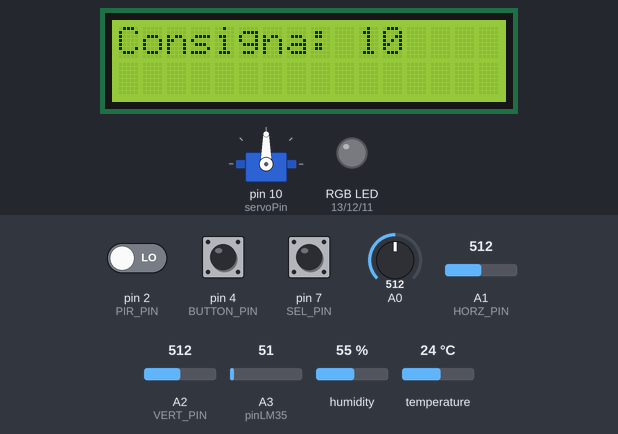
Bench run of a sketch on a simulated Arduino Uno, built with avr-gcc and run on an emulated ATmega328P. Shown: 16×2 character LCD, servo, an RGB LED mixed from three pins (HIGH = lit). The inputs (shaded band) are chosen by the test bench; at power-on: A1 (HORZ_PIN) = 512, pin 4 (BUTTON_PIN) LOW, A0 = 512, temperature 24 °C, A2 (VERT_PIN) = 512, pin 2 (PIR_PIN) LOW, pin 7 (SEL_PIN) HIGH, A3 (pinLM35) = 51, humidity 55 %. What the sketch prints to the serial monitor is not drawn.

Above: at 1.2 s.
1.3 s: A1 (HORZ_PIN) set to 40
At 2.1 s:
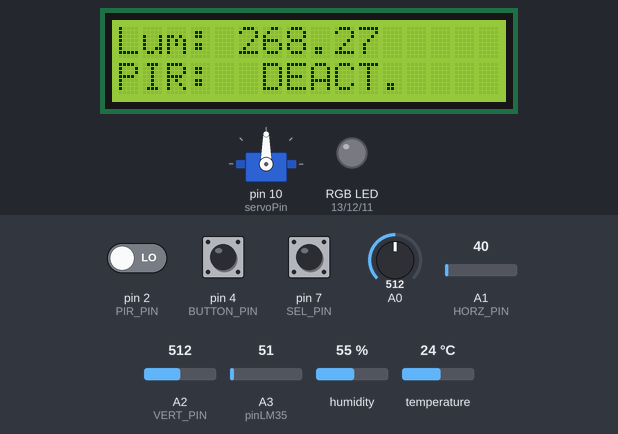
6.3 s: pin 4 (BUTTON_PIN) pulled HIGH for 0.65 s
At 7.4 s:
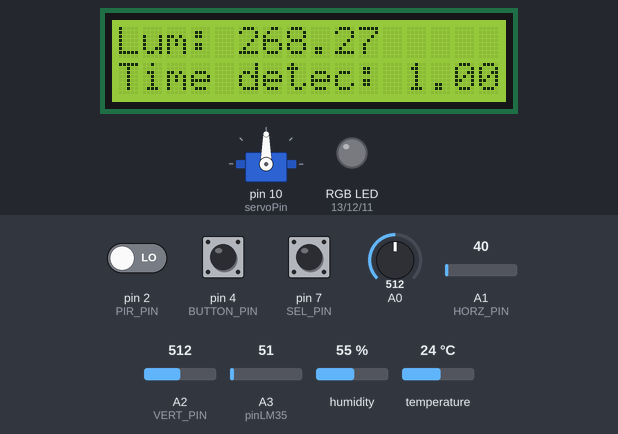
11.7 s: A0 set to 930
At 12.7 s:
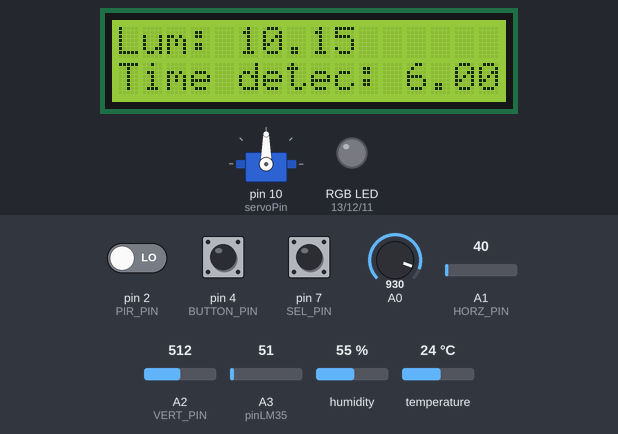
13.8 s: A0 set to 944
At 14.3 s:
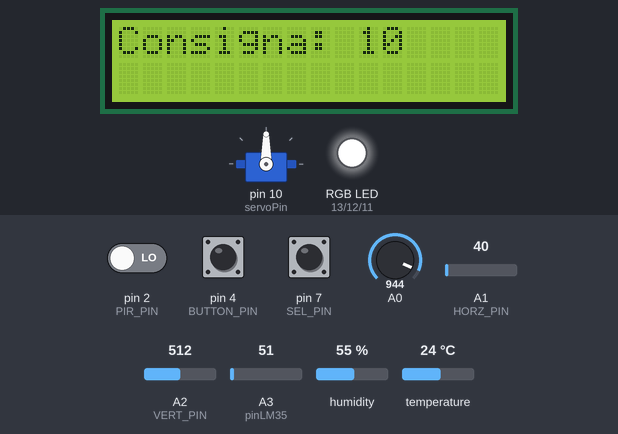
17.0 s: temperature set to 26 °C
At 17.4 s:
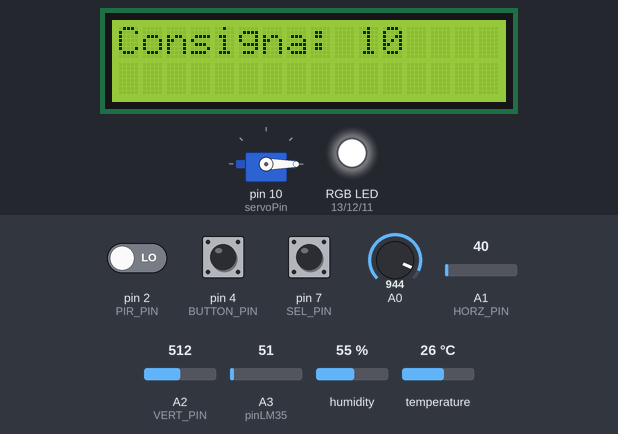
20.2 s: A2 (VERT_PIN) set to 209
21.7 s: A2 (VERT_PIN) set to 182
At 26.1 s:
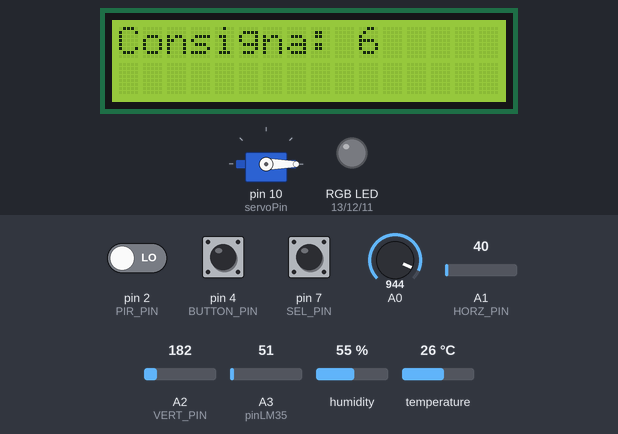
Timing chart, 0 to 27.6 s (numbered marks = the images above; inputs shaded):
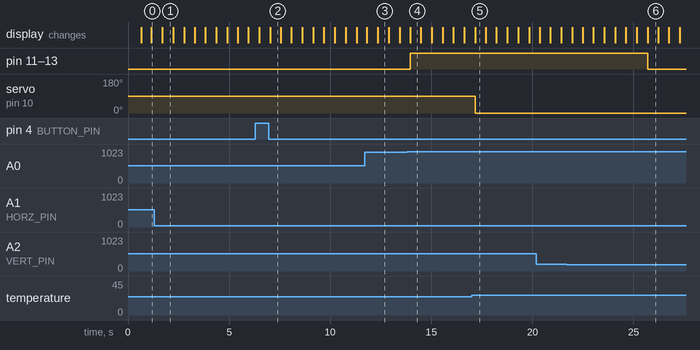

Measured:
- the behaviour switches between 936 and 937 on A0 (found by bisection; images 3 and 4)
- the behaviour switches between 24 and 25 °C on temperature (found by bisection; images 4 and 5)
- the behaviour switches between 201 and 200 on A2 (VERT_PIN) (found by bisection; images 5 and 6)
- after the input at 1.3 s, the display: changes after 0.40 s (image 1)
- after the input at 6.3 s, the display: first differs from a run without the input after 0.73 s (image 2)
- after the input at 13.8 s, pin 11 (PIN_B), pin 12 (PIN_G), pin 13 (PIN_R): LOW → HIGH after 0.15 s
- after the input at 17.0 s, servo on pin 10 (servoPin): 90° → 0° after 0.17 s
- after the input at 21.7 s, pin 11 (PIN_B), pin 12 (PIN_G), pin 13 (PIN_R): HIGH → LOW after 4.0 s

The sketch:

practica2.ino
```cpp
#include <DHT.h>
#include <Wire.h>
#include <LiquidCrystal_I2C.h>
#include <Servo.h>
// Definición de constantes
// Pin y tipo del sensor DHT
#define DHTPIN 3
#define DHTTYPE DHT11
// Pin del Joystick
#define HORZ_PIN A1
#define VERT_PIN A2
#define SEL_PIN 7
// Pines del LED RGB
#define PIN_R 13
#define PIN_G 12
#define PIN_B 11
// Pin del sensor PIR
#define PIR_PIN 2
// Pin del boton
#define BUTTON_PIN 4
// Características del LDR
#define GAMMA 0.7f
#define RL10 50
// Umbrales de temperatura, humedad y luminosidad
#define TMP_MIN 25
#define TMP_MAX 28
#define HUM_MIN 30
#define HUM_MAX 50
#define LUX_MIN 30
#define LUX_MAX 200
//Pin del servo
#define servoPin 10
// Objeto del servo
Servo servo;
// variables para controlar el estado del sensor PIR
int pirState = LOW;
int motion = 0;
int pirEnabled = LOW;
// Variables para controlar la cuenta desde la última detección
float lastDetectionTime = 0;
float lastEnabledTime = 0;
//variables para el sensor de temperatura externo
float tempC=0; // Variable para almacenar el valor obtenido del sensor (0 a 1023)
int pinLM35 = 3; // Variable del pin de entrada del sensor (A0)
// Valor inicial del botón
int oldButtonValue = LOW;

// Menu inicial
int menu = 0;

// Consigna de temperatura
int consigna = 10;
//consigna luz
int consignaluz=10;
// Histeresis para abrir y cerrar la trampilla
const float histHisteresis = 1.0; // Histéresis para evitar oscilaciones rápidas
// Histeresis para iluminosidad
const float lumHisteresis = 1.0; // Histéresis para evitar oscilaciones rápidas
// Valor inicial del botón del joystick
int oldSelValue = LOW;
bool menuConsigna = false;

// Variables de control del rango de temperatura,
// humedad y luminosidad
bool isTemperatureOutOfRange = false;
bool isHumidityOutOfRange = false;
bool isLuxOutOfRange = false;

// Configuración del sesnor y LCD
DHT dht(DHTPIN, DHTTYPE);
LiquidCrystal_I2C lcd(0x27, 16, 2);


void setup() {
  // Inicialización del puerto serie
  Serial.begin(9600);

  // Inicialización del sensor DHT
  dht.begin();

  // Inicialización del LCD
  lcd.init();
  lcd.backlight();

  // Inicialización del servo
  servo.attach(servoPin);
  // Configuración de los pines como entrada o salida según corresponda
  pinMode(PIN_R, OUTPUT);
  pinMode(PIN_G, OUTPUT);
  pinMode(PIN_B, OUTPUT);
  pinMode(PIR_PIN, INPUT);
  pinMode(HORZ_PIN, INPUT);
  pinMode(VERT_PIN, INPUT);
  pinMode(SEL_PIN, INPUT_PULLUP);
  pinMode(BUTTON_PIN, INPUT);
}

void loop() {
  // Bloque del botón
  // Se lee el valor del botón y. si este ha cambiado con respecto
  // al valor anterior y ahora está en alto (no pulsado), se considera
  // que ha finalizado la pulsación.
  // Lectura del segundo sensor de temperatura
  tempC = analogRead(pinLM35);
  tempC = (5.0 * tempC * 100.0)/1024.0;
  //Serial.println(tempC);

  int newButtonValue = digitalRead(BUTTON_PIN);
  if (newButtonValue != oldButtonValue) {
    if (newButtonValue == HIGH) {
      pirEnabled = !pirEnabled; // Toggle del sensor PIR
      if (pirEnabled) {
        Serial.println("PIR enabled");
        lastEnabledTime = millis() / 1000; // guardamos el tiempo de activación
      } else {
        Serial.println("PIR disabled");
        lcd.setCursor(0, 1);
        lcd.print("                "); // limpiamos la cuenta anterior en el LCD para mostrar mensaje de desactivado
      }
    }
    oldButtonValue = newButtonValue; // Actualizamos el estado del botón
  }

  // Bloque del joystick
  int horz = analogRead(HORZ_PIN);
  if (horz >= 800) {
    menu = 0; // Establecer menú 0 si el joystick se ha movido a la izquierda
  } else if (horz <= 100) {
    menu = 1; // Establecer menú 1 si el joystick se ha movido a la derecha
  }

   //int vert = analogRead(VERT_PIN);

  // Bloque de lectura de temp, hum y lum
  float temperature = dht.readTemperature();
  float humidity = dht.readHumidity();
  // LDR
  int analogValue = analogRead(A0);
  float voltage = analogValue / 1024.0 * 5.0;  // Conversión de la lectura analógica a voltaje
  float resistance = 1000.0 * voltage / (1.0 - voltage / 5.0); // Cálculo de la resistencia del LDR
  float lux = pow(RL10 * 1e3 * pow(10, GAMMA) / resistance, (1.0 / GAMMA)); // Conversión de la resistencia a lux
  //Serial.println(analogRead(A0));

  // Bloque del sensor pIR
  if (pirEnabled) {
    motion = digitalRead(PIR_PIN);
    if (motion == HIGH && pirState == LOW) { // Si pasamos de no detección a detección (para no considerar dos detecciones cuando es solo una)
      lastDetectionTime = millis() / 1000; // Guardamos el instante de detección
      pirState = HIGH;
      Serial.println("Movimiento detectado");
      lcd.setCursor(0, 1);
      lcd.print("                "); // limpiamos la cuenta anterior en el LCD para iniciar la nueva
    } else if (motion == LOW && pirState == HIGH) { // Si pasamos de detección a no detección
      pirState = LOW;
      Serial.println("Movimiento finalizado!");
    }
  }


  // Bloque del LCD
  if (menu == 0) {
    //si se pulsa el boton del joystick cambiamos entre un menu que nos muestra la consigna de temperatura y otro que nos muestra los valores de temperatura y humedad.
    int newSelValue = digitalRead(SEL_PIN);
    if (newSelValue != oldSelValue) {
      if (newSelValue == HIGH) {
        menuConsigna = !menuConsigna;
        lcd.clear();
      }
    }

    if (menuConsigna) {
      lcd.setCursor(0, 0);
      lcd.print("Consigna: ");
      int vert = analogRead(VERT_PIN);
      if (vert >= 800) {
        consigna++; //
      } else if (vert <= 200) {
        consigna--; //
      }
      lcd.print(consigna); lcd.print("   ");
    } else {
      //mostramos la temperatura interior, la exterior y la humedad
      lcd.setCursor(0, 0);
      lcd.print("Temp: ");
      lcd.print(temperature);
      lcd.print(" ");
      lcd.print(tempC);
      lcd.setCursor(0, 1);
      lcd.print("Hum:  ");
      lcd.print(humidity);
      lcd.print("     ");
    }

  } else if (menu == 1) {
    //si se pulsa el boton del joystick cambiamos entre un menu que nos muestra la consigna de luz y otro que nos muestra los valores de luminosidad.
    int newSelValue = digitalRead(SEL_PIN);
    if (newSelValue != oldSelValue) {
      if (newSelValue == HIGH) {
        menuConsigna = !menuConsigna;
        lcd.clear();
      }
    }

    if (menuConsigna) {
      lcd.setCursor(0, 0);
      lcd.print("Consigna: ");
      int vert = analogRead(VERT_PIN);
      if (vert >= 800) {
        consignaluz++; //
      } else if (vert <= 200) {
        consignaluz--; //
      }
      lcd.print(consignaluz); lcd.print("   ");
    } else{
      lcd.setCursor(0, 0);
      lcd.print("Lum: ");
      lcd.print(lux);
      lcd.print("       ");
      lcd.setCursor(0, 1);
      if (pirEnabled) {
        // Hay dos situaciones en las que la cuenta debe iniciarse de nuevo (en 0s):
        // 1. Cuando se detecta un movimiento
        // 2. Cuando el PIR estaba desactivado y pasa a activado
        // Elegimos el instante de la situación más reciente y se lo restamos al tiempo actual
        // para obtener el tiempo transcurrido
        float elapsedTime = millis() / 1000 - max(lastDetectionTime, lastEnabledTime);
        lcd.print("Time detec: ");
        lcd.print(elapsedTime);
      } else {
        lcd.print("PIR:  DEACT.");
      }
    }
  }
  //control iluminosidad
  if(lux > consignaluz + lumHisteresis){//si la luz es mayor que la consigna apagamos el led
    apagarled();
  }
  else if(lux < consignaluz - lumHisteresis){//si la luz es menor que la consigna encendemos el led
    encenderled();
  }
  else{
    //no hace nada
  }

  //control temperatura
  if(temperature>consigna + histHisteresis){//si la temperatura interna es mayor que la consigna
    if(temperature>tempC){//si la temperatura interna es mayor que la temperatura externa abrimos la trampilla
      abrirTrampilla();

    }
    else{//si la temperatura interna es menor que la temperatura externa cerramos la trampilla
      cerrarTrampilla();
    }

  }
  else if(temperature<consigna - histHisteresis){//si la temperatura interna es menor que la consigna
    if(temperature>tempC){//si la temperatura interna es mayor que la temperatura externa cerramos la trampilla
      cerrarTrampilla();
    }
    else{//si la temperatura interna es menor que la temperatura externa abrimos la trampilla
      abrirTrampilla();
    }
  }
  else {
    // No hacer nada
  }
  // Espera de 500 ms frecuencia de 0.5 Hz
  delay(500);
}
void abrirTrampilla() {
  // Mueve el servo para abrir la trampilla
  servo.write(0);

}

void cerrarTrampilla() {
  // Mueve el servo para cerrar la trampilla
  servo.write(90);

}
//ponemos el led  de color blanco
void encenderled(){
  analogWrite(PIN_R, 255);
  analogWrite(PIN_G,  255);
  analogWrite(PIN_B, 255);

}
//apagamos led
void apagarled(){
  analogWrite(PIN_R, 0);
  analogWrite(PIN_G,  0);
  analogWrite(PIN_B, 0);
}
```
